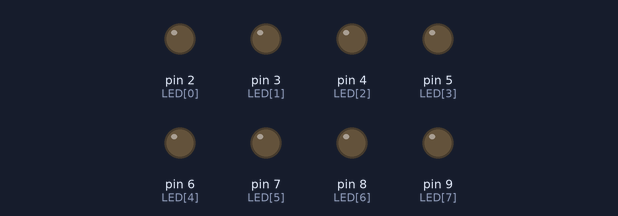
A sketch run on a simulated Arduino Uno, built with avr-gcc and run on an emulated ATmega328P. Parts: output pins drawn as LEDs (lit = HIGH).

Above: at 0.1 s.
At 3.3 s:
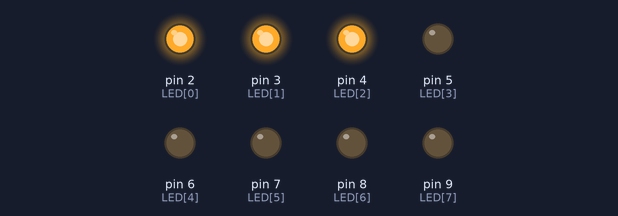
At 7.1 s:
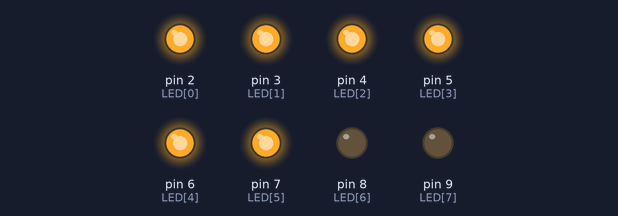
At 16.7 s:
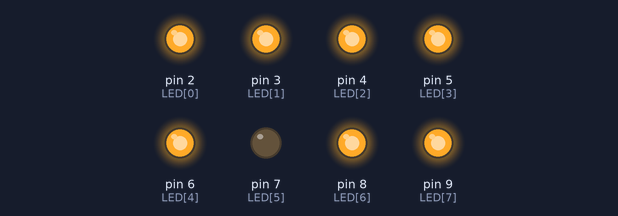
At 23.2 s:
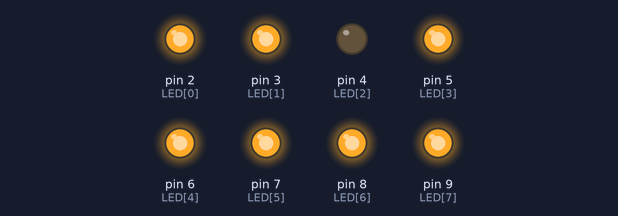
At 39.2 s:
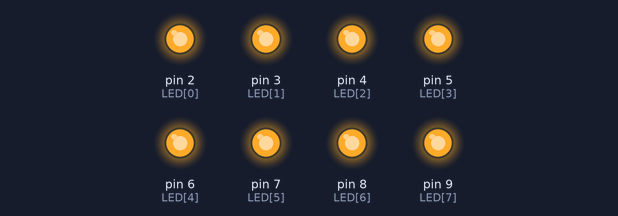
Timing chart, 0 to 40.0 s (numbered marks = the images above):
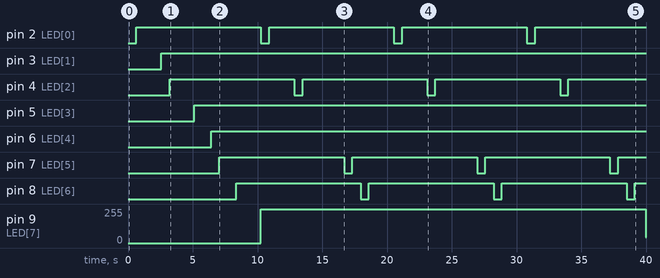

The sketch:

sketch_dec22b_analog.ino
```cpp
//const int LED = 10;
const int LED[8] = {2,3,4,5,6,7,8,9};
//const int ALED = 0;

void setup() {
  for(int pn=0;pn<=7; pn++){
  pinMode(LED[pn], OUTPUT);
  }
}
void loop() {
  //int t_high = analogRead(ALED);  // 입력 핀에서 값 읽기
  //for(int t_high=0;t_high<=10;t_high++){
  //  analogWrite(LED, t_high*25);
  //  delay(50);
  //}
  for(int n=0;n<=7;n++){
    for(int t_high=0;t_high<=255;t_high++){
    analogWrite(LED[n], t_high);
    delay(5);
    }

  }
}
```

Measured:
- by itself, pin 2 (LED[0]), pin 4 (LED[2]), pin 7 (LED[5]), pin 8 (LED[6]): alternates HIGH for 9.6 s and LOW for 0.64 s
- by itself, pin 3 (LED[1]): LOW → HIGH at 2.6 s
- by itself, pin 5 (LED[3]): LOW → HIGH at 5.1 s
- by itself, pin 6 (LED[4]): LOW → HIGH at 6.4 s
- by itself, pin 9 (LED[7]): 0/255 → 255/255 at 10.3 s, → 42/255 29.7 s later
